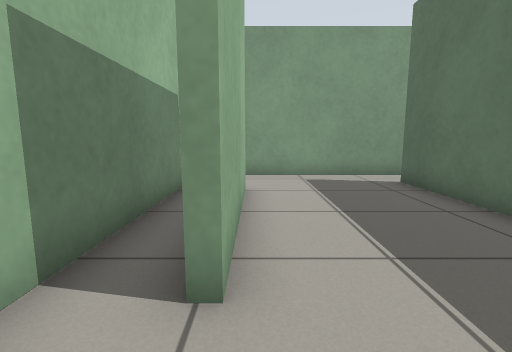
view 1 (above)

20 first-person views from a walk through a world built for the Gazebo simulator. The camera is 0.68 m above the floor, tilts 8° down and sees 85° across. The floor is counted in squares, 0.5 m on a side. Each view is taken from the middle of a square. On the plan, view 1 faces up. The plan holds only what a view shows up to about 13 squares ahead; the rest is blank.

view 2
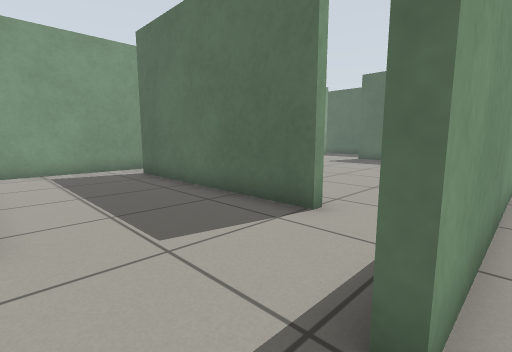

view 3
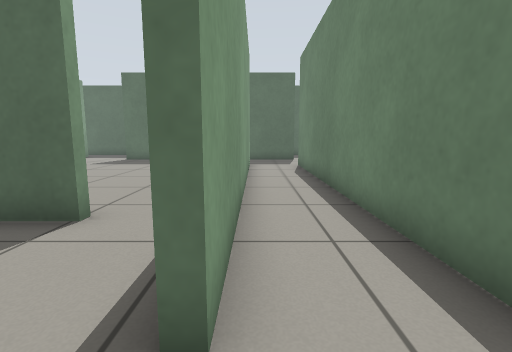

view 4
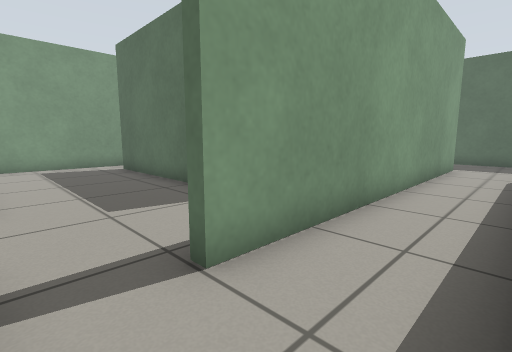

view 5
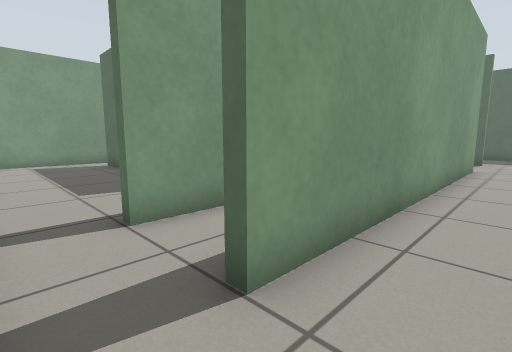

view 6
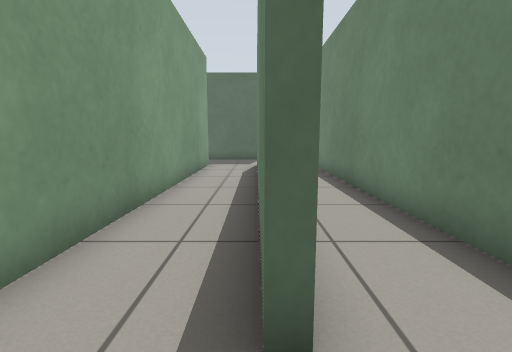

view 7
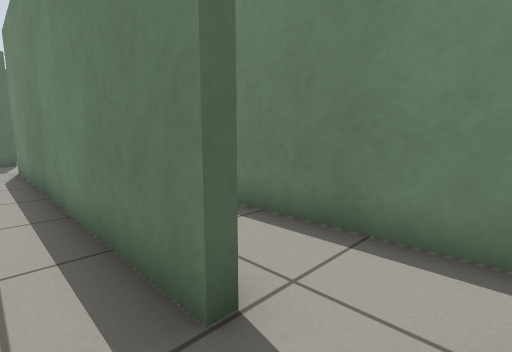

view 8
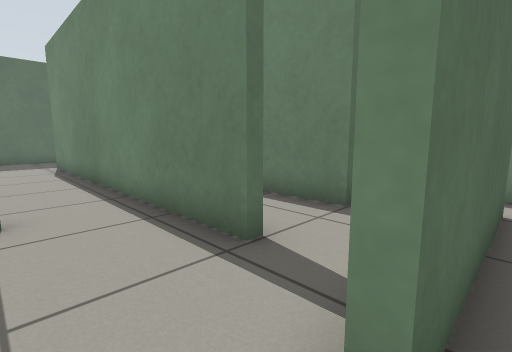

view 9
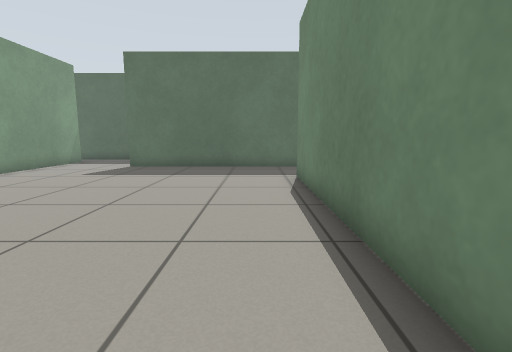

view 10
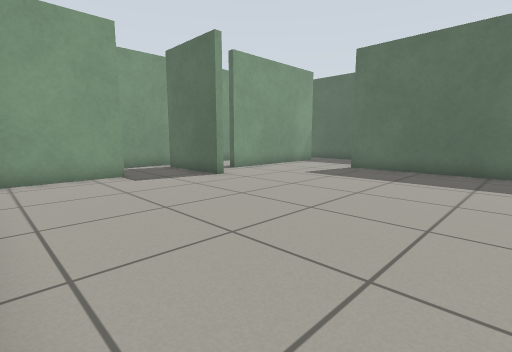

view 11
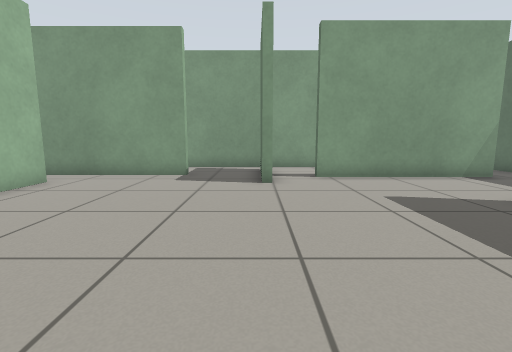

view 12
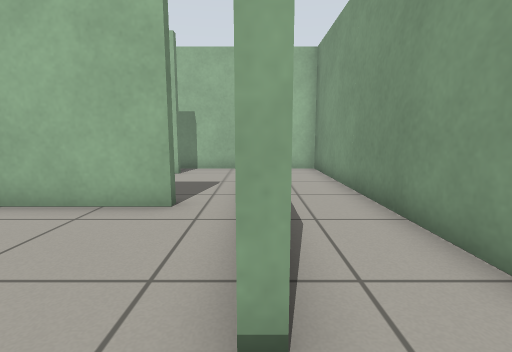

view 13
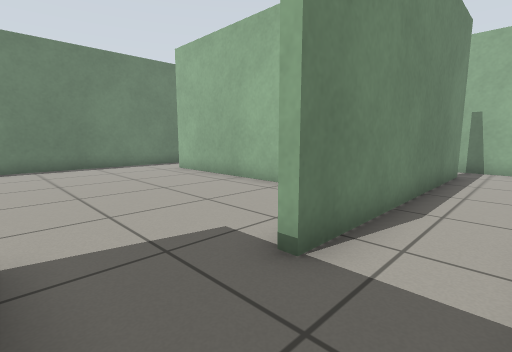

view 14
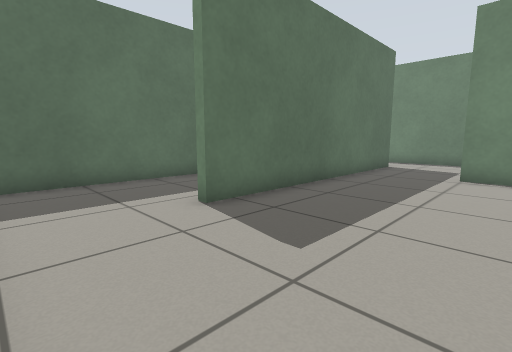

view 15
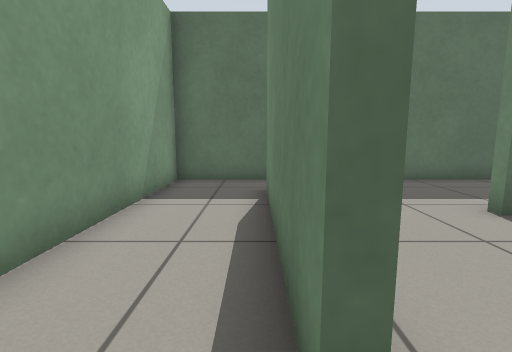

view 16
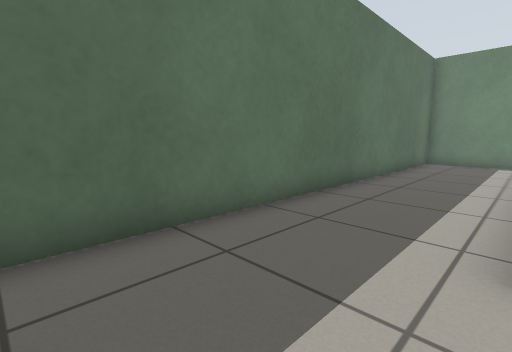

view 17
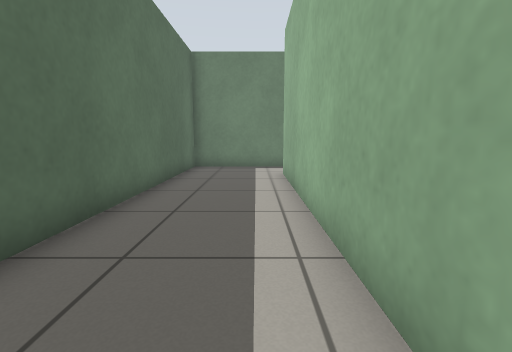

view 18
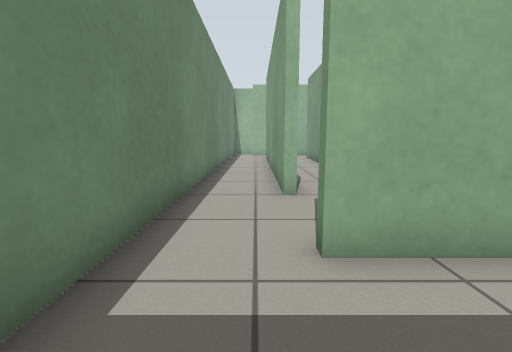

view 19
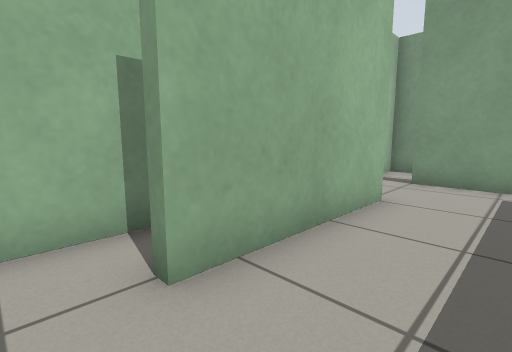

view 20
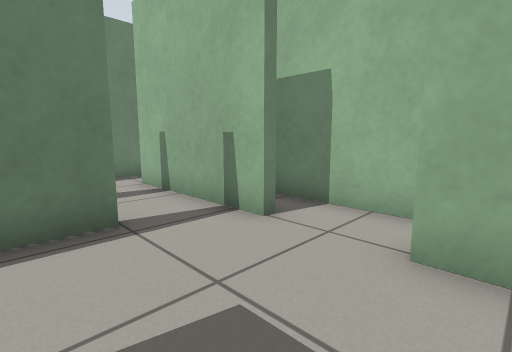

### Floor plan
Ten units are one square. View 1 is at (0, 0); x grows to the right and y downward. Boxes are objects, and circles mark ways between rooms. Rooms are numbered by the first view taken in them; rooms with no view inside come last. Other rooms are left out.
<svg viewBox="-25 -130 238 202">
<path fill="none" stroke="#000" d="M-3 -72 -3 -21M-3 1 -3 16M47 -8 44 -8 44 -84M15 14 45 14M44 -99 -5 -99M-20 -105 -20 14M136 17 15 17M15 41 136 41M-3 16 -3 53M167 44 167 14M136 44 15 44M-11 67 166 67M112 -81 112 -117M86 -99 44 -99M130 -97 191 -97M44 -84 47 -84 47 -8M164 -94 130 -94M45 14 136 14M167 14 167 -57M-5 -102 86 -102M208 -105 208 -125 -20 -125 -20 -105M170 -51 170 44 167 44M167 -57 171 -57M191 -94 164 -94M166 67 208 67 208 -105"/>
<circle cx="5" cy="10" r="3" fill="#2a7"/>
<circle cx="-10" cy="-100" r="3" fill="#2a7"/>
<circle cx="40" cy="-90" r="3" fill="#2a7"/>
<circle cx="40" cy="0" r="3" fill="#2a7"/>
<circle cx="150" cy="40" r="3" fill="#2a7"/>
<circle cx="5" cy="40" r="3" fill="#2a7"/>
<circle cx="150" cy="10" r="3" fill="#2a7"/>
<circle cx="170" cy="55" r="3" fill="#2a7"/>
<circle cx="170" cy="-75" r="3" fill="#2a7"/>
<circle cx="200" cy="-100" r="3" fill="#2a7"/>
<text x="10" y="-40">1</text>
<text x="80" y="30">2</text>
<text x="80" y="60">3</text>
<text x="100" y="-60">4</text>
<text x="190" y="-20">5</text>
</svg>
Room 1 opens to room 2. Room 1 opens to room 4. Room 2 opens to room 3. Room 2 opens to room 4. Room 3 opens to room 5. Room 4 opens to room 5.

Where each view was taken, in squares from view 1:
view 1: 0 up, 0 right, facing up
view 2: 2 down, 0 right, facing up-right
view 3: 2 down, 0 right, facing right
view 4: 4 down, 0 right, facing up-right
view 5: 6 down, 0 right, facing up-right
view 6: 4 down, 0 right, facing right
view 7: 3 down, 0 right, facing down-right
view 8: 1 up, 1 left, facing down-right
view 9: 0 up, 4 right, facing right
view 10: 0 up, 5 right, facing up-right
view 11: 0 up, 11 right, facing up
view 12: 10 up, 10 right, facing left
view 13: 12 up, 11 right, facing down-left
view 14: 9 up, 12 right, facing down-right
view 15: 10 up, 12 right, facing right
view 16: 9 up, 17 right, facing down-right
view 17: 6 up, 18 right, facing down
view 18: 5 down, 20 right, facing left
view 19: 1 up, 2 right, facing up-left
view 20: 3 up, 3 right, facing down-left
